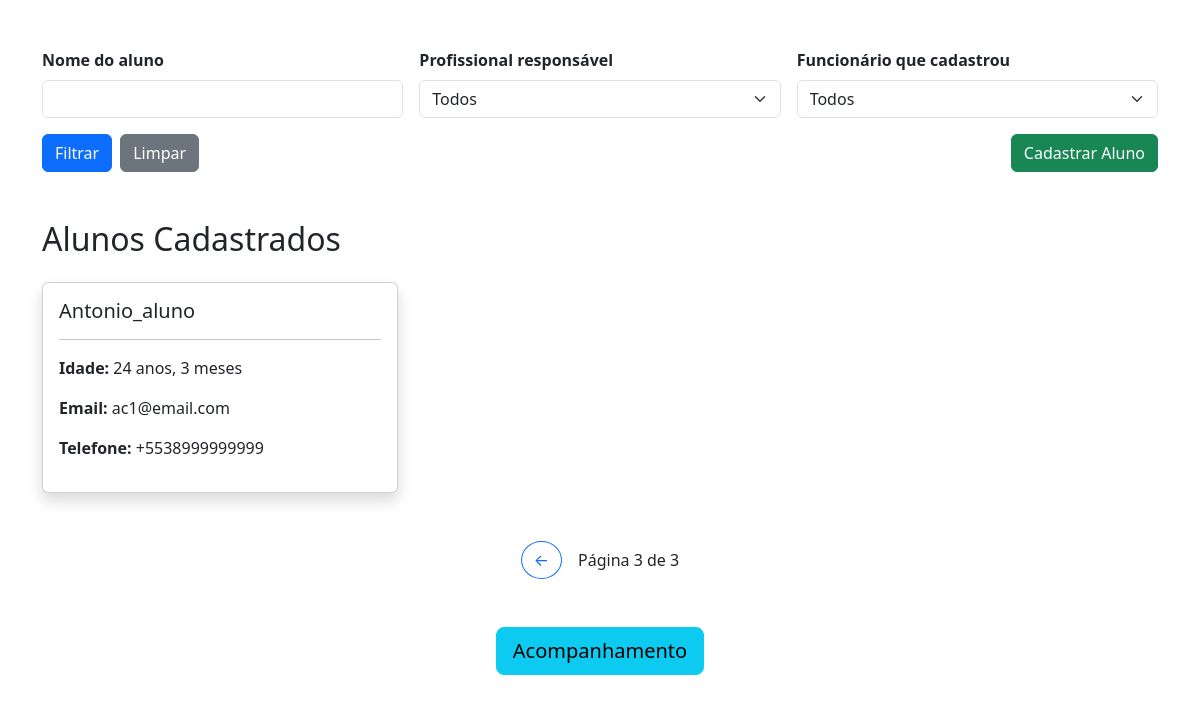
The app's page /dashboard/?page=3 (signed in) with its own data.
### dashboard/models.py (models this page shows, shortened)
class Aluno(models.Model):
    nome = models.CharField(max_length=200)
    nome_social = models.CharField(max_length=200, blank=True, null=True)
    email = models.EmailField()
    nome_responsavel = models.CharField(100)
    telefone = models.CharField(100, null=True)
    telefone_responsavel = models.CharField(100)
    data_nascimento = models.DateTimeField()
    profissional_ref = models.ForeignKey(Pessoa, on_delete=models.DO_NOTHING, null=True)
    turno_estuda = models.ForeignKey(TurnoEstuda, on_delete=models.DO_NOTHING, null=True)
    aprendizagem = models.ForeignKey(Aprendizagem, on_delete=models.DO_NOTHING, null=True)
    escolaridade = models.ForeignKey(Escolaridade, on_delete=models.DO_NOTHING, null=True)
    entidade = models.ForeignKey(Entidade, on_delete=models.DO_NOTHING, null=True)
    curso = models.ForeignKey(Curso, on_delete=models.DO_NOTHING, null=True)
    turno_vaga = models.ForeignKey(TurnoVaga, on_delete=models.DO_NOTHING, null=True)
    tipo_formacao = models.ForeignKey(TipoFormacao, on_delete=models.DO_NOTHING, null=True)
    cadastrado_por = models.ForeignKey(Pessoa,on_delete=models.DO_NOTHING,related_name='alunos_cadastrados', null=True)
    cep = models.CharField(max_length=9,null=True)
    rua = models.CharField(max_length=255,null=True)
    numero = models.CharField(max_length=20,null=True)
    bairro = models.CharField(max_length=100,null=True)
    cidade = models.CharField(max_length=100,null=True)
    estado = models.CharField(max_length=2,null=True)

### dashboard/views.py (the view, shortened to what this page needs)
# urls.py: path('', views.dashboard, name='dashboard'),
def dashboard(request):
    pessoa_id = request.session.get('pessoa_id')
    usuario = Pessoa.objects.get(id=pessoa_id)
    eh_professor = usuario.cargo.filter(
        nome='Professor').exists()
    eh_admin = usuario.cargo.filter(
        nome__in=[
        'Coordenador',
        'Diretor de centro de unidade de internação',
        'Diretor de unidade de acolhimento']).exists()
    if eh_professor and not eh_admin:
        lista_alunos = Aluno.objects.filter(
            cadastrado_por=usuario
        ).order_by('-id')
    else:
        lista_alunos = Aluno.objects.all().order_by('-id')
    nome = request.GET.get('nome')
    profissional = request.GET.get('profissional')
    cadastrado_por = request.GET.get('cadastrado_por')
    if nome:
            lista_alunos = lista_alunos.filter(
                nome__icontains=nome
        )
    if profissional:
        lista_alunos = lista_alunos.filter(
        profissional_ref__id=profissional
    )
    if eh_admin and cadastrado_por:
        lista_alunos = lista_alunos.filter(
            cadastrado_por__id=cadastrado_por
        )
    paginator = Paginator(lista_alunos, 6)
    page = request.GET.get('page')
    alunos = paginator.get_page(page)
    pessoas = []
    for pessoa in Pessoa.objects.all():
        cargos = list(
            pessoa.cargo.values_list(
                'nome',
                flat=True
            )
        )
        if cargos == ['Professor']:
            continue
        pessoas.append(pessoa)
    todas_pessoas = Pessoa.objects.all()
    turnos_estuda = TurnoEstuda.objects.all()
    turno_vaga = TurnoVaga.objects.all()
    aprendizagem = Aprendizagem.objects.all()
    escolaridade = Escolaridade.objects.all()
    entidade = Entidade.objects.all()
    curso = Curso.objects.all()
    tipo_formacao = TipoFormacao.objects.all()
    return render(
        request,
        'dashboard/dashboard.html',
        {
            'pessoas': pessoas,
            'alunos': alunos,
            'turnos_estuda': turnos_estuda,
            'turno_vaga': turno_vaga,
            'aprendizagem': aprendizagem,
            'escolaridade': escolaridade,
            'entidade': entidade,
            'curso': curso,
            'tipo_formacao': tipo_formacao,
            'eh_admin': eh_admin,
            'todas_pessoas': todas_pessoas
        }
    )

### dashboard/templates/dashboard/dashboard.html (shortened to what this page needs)
{% extends 'base.html' %}
{% block 'content' %}
<div class="container mt-5">
    <form method="GET" class="row g-3">
        <div class="col-md-4">
            <label class="form-label">
                <strong>Nome do aluno</strong>
            </label>
            <input type="text"
                   name="nome"
                   class="form-control"
                   value="{{ request.GET.nome }}">
        </div>
        <div class="col-md-4">
            <label class="form-label">
               <strong>Profissional responsável</strong>
            </label>
            <select name="profissional"
                    class="form-select">
                <option value="">
                    Todos
                </option>
            </select>
        </div>
        {% if eh_admin %}
        <div class="col-md-4">
            <label class="form-label">
              <strong>Funcionário que cadastrou</strong>
            </label>
            <select name="cadastrado_por"
                    class="form-select">
                <option value="">
                    Todos
                </option>
            </select>
        </div>
        {% endif %}
        <div class="col-12 d-flex justify-content-between align-items-end">
            <div class="d-flex gap-2">
                <button class="btn btn-primary">
                    Filtrar
                </button>
                <a href="{% url 'dashboard' %}"
                class="btn btn-secondary">
                    Limpar
                </a>
            </div>
            <div>
                <button type="button"
                        class="btn btn-success"
                        data-bs-toggle="modal"
                        data-bs-target="#modalAluno">
                    Cadastrar Aluno
                </button>
            </div>
        </div>
    </form>
</div>
<div class="container mt-5">
    <h2 class="mb-4">
        Alunos Cadastrados
    </h2>
    <div class="row">
        {% for aluno in alunos %}
            <div class="col-md-4 mb-4">
                <div class="card shadow h-100"
                     style="cursor:pointer;"
                     data-bs-toggle="modal"
                     data-bs-target="#modalAluno{{ aluno.id }}">
                    <div class="card-body">
                        <h5 class="card-title">
                            {{ aluno.nome_social|default:aluno.nome }}
                        </h5>
                        <hr>
                        <p>
                            <strong>Idade:</strong>
                            {{ aluno.data_nascimento|timesince }}
                        </p>
                        <p>
                            <strong>Email:</strong>
                            {{ aluno.email }}
                        </p>
                        <p>
                            <strong>Telefone:</strong>
                            {{ aluno.telefone }}
                        </p>
                    </div>
                </div>
            </div>
        {% empty %}
            <p>
                Nenhum aluno cadastrado.
            </p>
        {% endfor %}
    </div>
    <div class="d-flex justify-content-center align-items-center gap-3 mt-4 mb-5">
        {% if alunos.has_previous %}
            <a href="?page={{ alunos.previous_page_number }}"
            class="btn btn-outline-primary rounded-circle">
                ←
            </a>
        {% endif %}
        <span>
            Página {{ alunos.number }} de {{ alunos.paginator.num_pages }}
        </span>
    </div>
<div class="d-flex justify-content-center mt-4 mb-5">
    <a href="{% url 'pagina_graficos' %}"
       class="btn btn-info btn-lg">
        Acompanhamento
    </a>
</div>
</div>
{% endblock %}

### records on screen
Aluno: nome_social "Antonio_aluno", data_nascimento "24 anos, 3 meses", email "ac1@email.com", telefone "+5538999999999"

### other values on screen
{{ alunos.number }} "3"
{{ alunos.paginator.num_pages }} "3"
